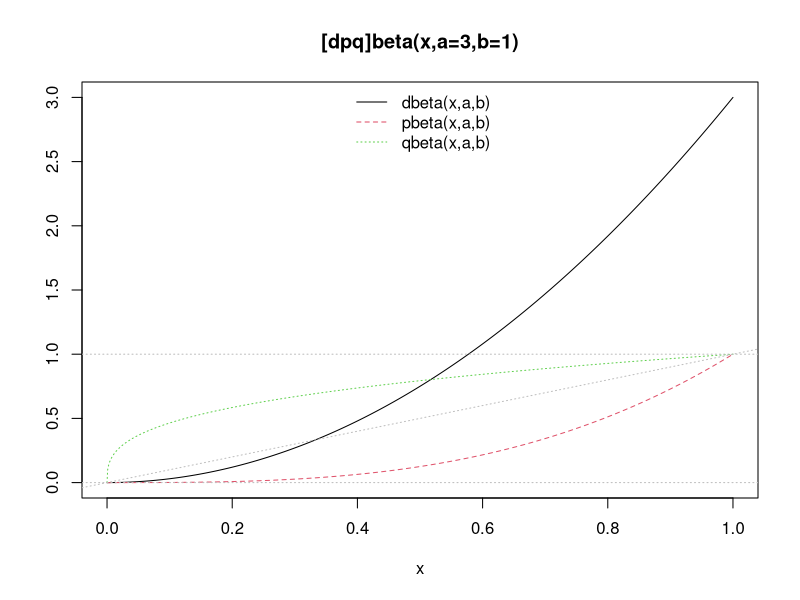
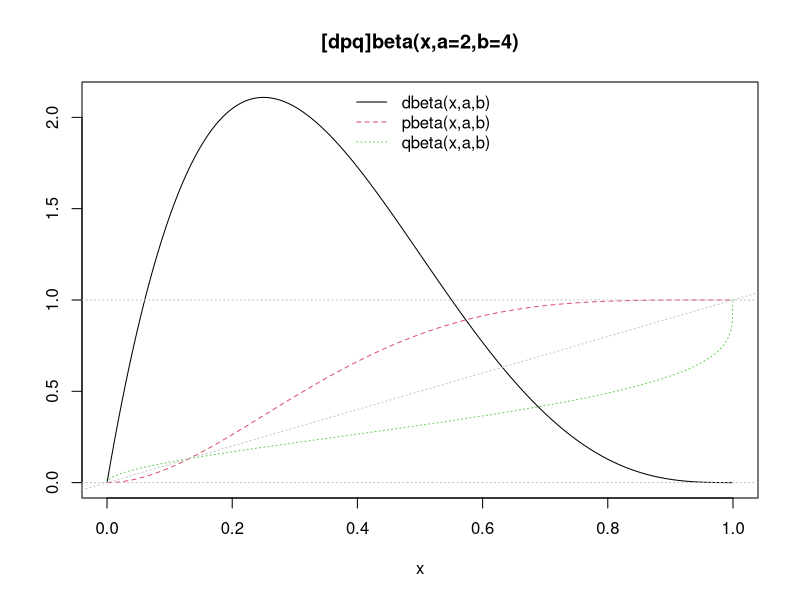
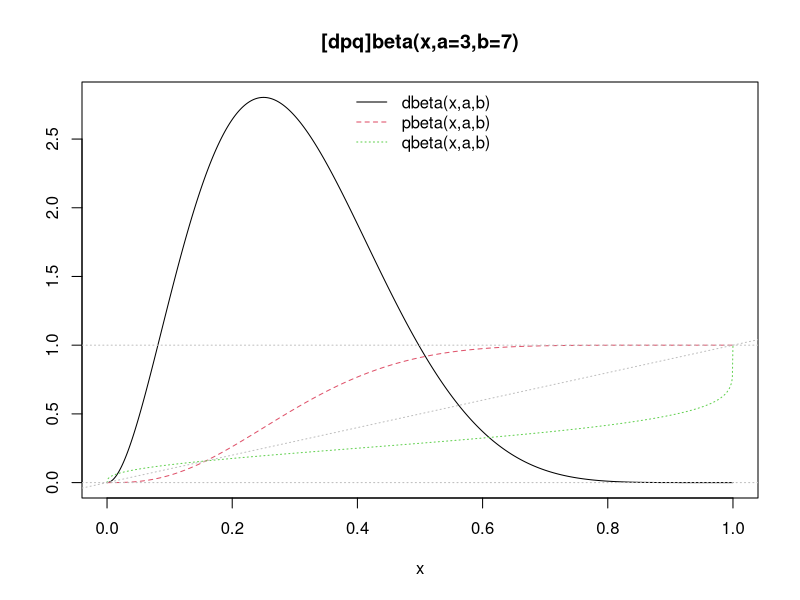
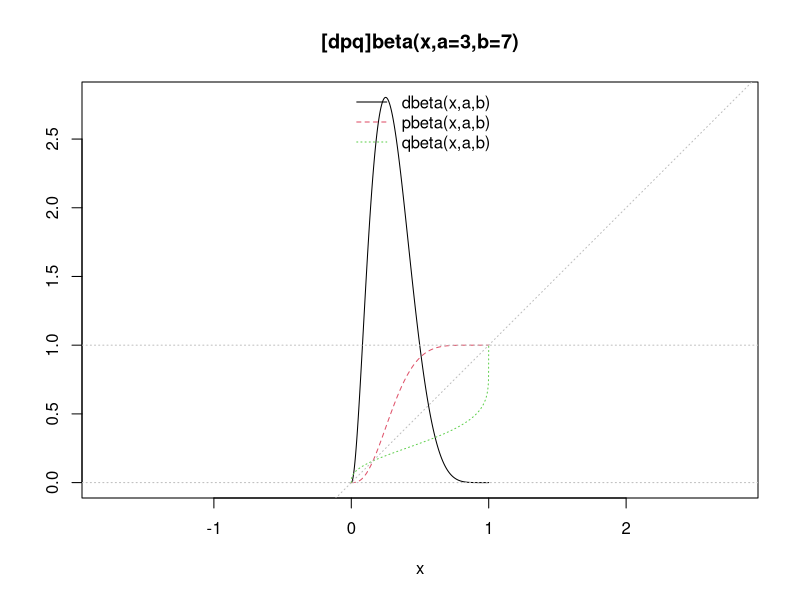
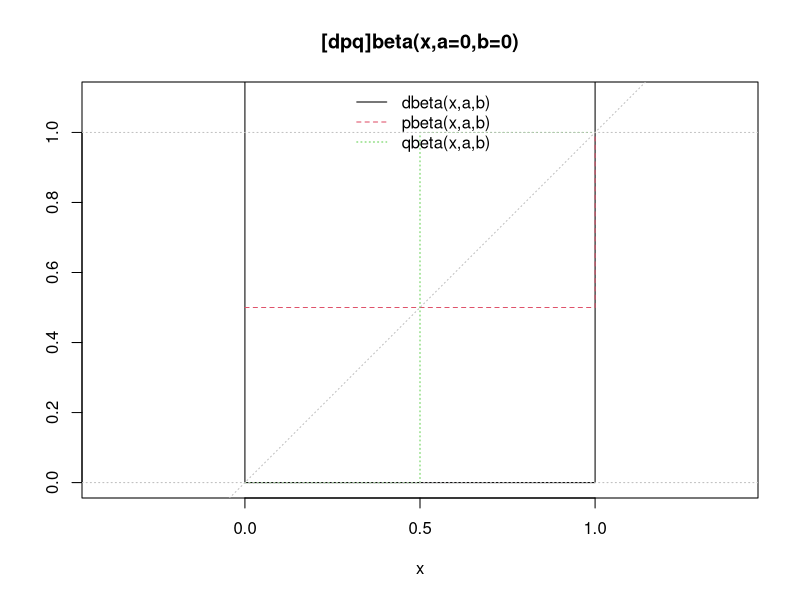

Recreate these plots in R, in order.
x<-seq(0,1,length=21)
dbeta(x,1,1)
pbeta(x,1,1)
p1.beta<-function(a,b,asp=if(isLim) 1,ylim=if(isLim) c(0,1.1))
{
  if(isLim <- a == 0 || b==0 || a==Inf || b==Inf){
    eps<-1e-10
    x<-c(0,eps,(1:7)/16,1/2+c(-eps,0,eps),(9:15)/16,1-eps,1)
  }
  else {
    x<-seq(0,1,length=1025)
  }
  fx<-cbind(dbeta(x,a,b),pbeta(x,a,b),qbeta(x,a,b))
  f<-fx;f[fx==Inf] <-1e100
  matplot(x,f,ylab="",type="l",ylim=ylim,asp=asp,
          main=sprintf("[dpq]beta(x,a=%g,b=%g)",a,b))
  abline(0,1,col="gray",lty=3)
  abline(h=0:1,col="gray",lty=3)
  legend("top",paste0(c("d","p","q"),"beta(x,a,b)"),col=1:3,lty=1:3,
         bty="n")
  invisible(cbind(x,fx))
}
p1.beta(3,1)
p1.beta(2,4)
p1.beta(3,7)
p1.beta(3,7,asp=1)
p1.beta(0,0)

